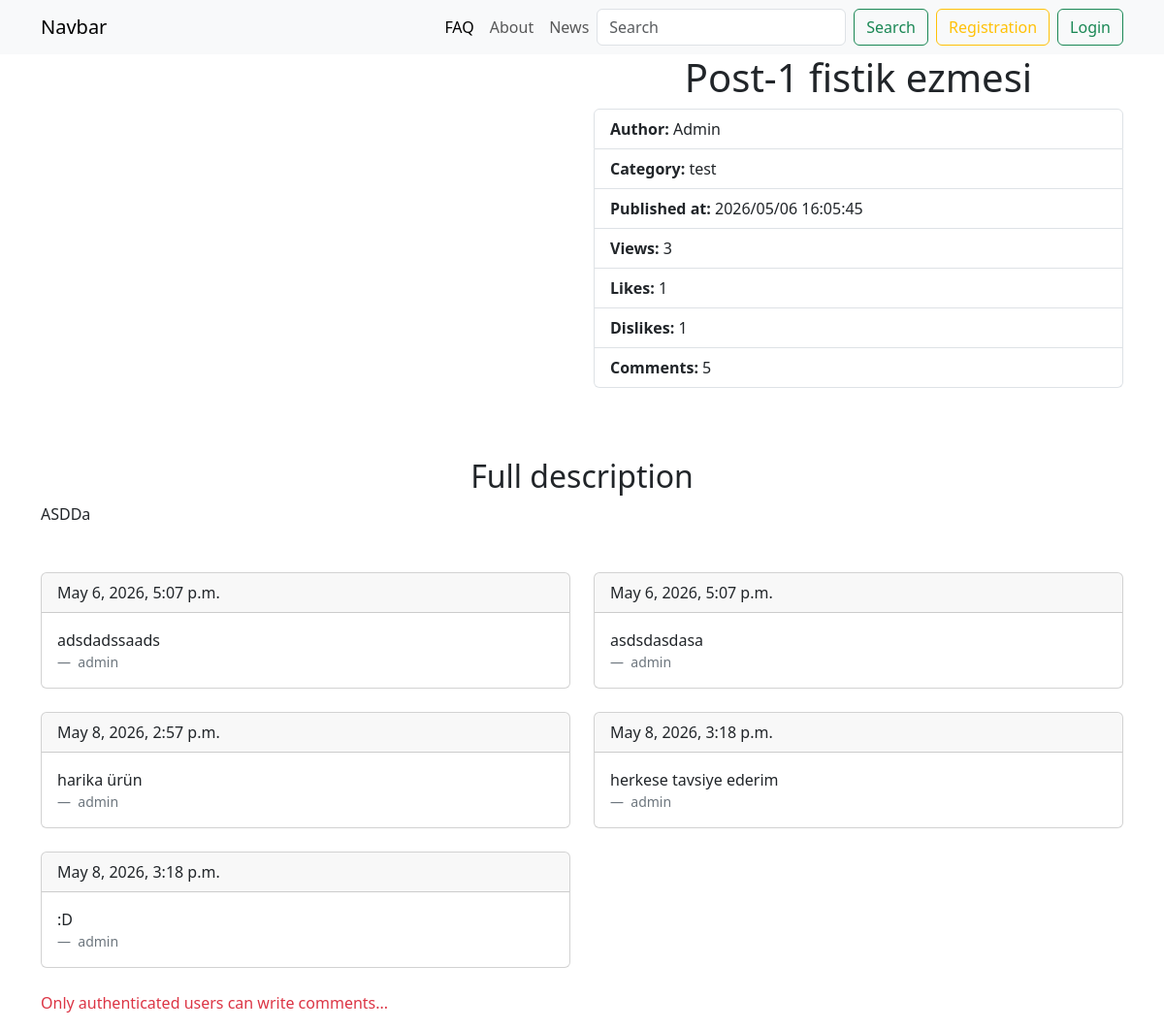
The app's page /news/fistik-ezmesi/ with its own data.
### apps/main/models.py (models this page shows, shortened)
class BaseModel(models.Model):
    created_at = models.DateTimeField(
        verbose_name="Data cozdaniya", auto_now_add="True")  # 2026-04-09 15:10
    updated_at = models.DateField(
        verbose_name="Data izmeneniya", auto_now_add="True")
    class Meta:
        abstract = True  # makes it so that this model is not added to the database / abstract model

class Post(BaseModel):
    title = models.CharField(
        max_length=100, verbose_name="nazvaniye", unique=True)
    slug = models.SlugField(max_length=140, verbose_name="Slag", unique=True)
    short_description = models.TextField(verbose_name="Kratkoe opisaniye")
    full_description = models.TextField(
        verbose_name="polnoye opisaniye", null=True, blank=True)
    preview = models.ImageField(
        upload_to="media/previews/%y/%m/%d", verbose_name="prev'iyu")
    views_quantity = models.IntegerField(
        default=0, verbose_name="Kol-vo prosmotrov")
    is_active = models.BooleanField(default=True, verbose_name="Aktivna")
    author = models.ForeignKey(
        "auth.User", on_delete=models.CASCADE, verbose_name="pol'zovatel'")
    category = models.ForeignKey(
        Category, on_delete=models.CASCADE, verbose_name="Kategoriya")
    class Meta:
        verbose_name = "post"
        verbose_name_plural = "Posts"

class Category(BaseModel):
    name = models.CharField(max_length=100, unique=True,
                            verbose_name="Nazvaniye")
    slug = models.SlugField(max_length=120, unique=True,
                            verbose_name="Korotkaya cc'lka")
    is_active = models.BooleanField(default=True, verbose_name="Aktivna")
    class Meta:
        verbose_name = "kategoriya"
        verbose_name_plural = "Kategorii"

class PostLike(BaseModel):
    user=models.ManyToManyField("auth.User", related_name="likes") #admin
    post=models.OneToOneField(Post, on_delete=models.CASCADE, verbose_name="post", related_name="likes") #post

class PostDislike(BaseModel):
    user=models.ManyToManyField("auth.User", related_name="dislikes")
    post=models.OneToOneField(Post, on_delete=models.CASCADE, verbose_name="post", related_name="dislikes")

class PostComment(BaseModel):
    user = models.ForeignKey("auth.User", on_delete=models.CASCADE, verbose_name="pol'zovatel'",
                             related_name="comments")
    post = models.ForeignKey(Post, on_delete=models.CASCADE, verbose_name="post",
                             related_name="statiya")
    content = models.TextField(verbose_name="kommentariy")
    created_at = models.DateTimeField(
        verbose_name="data sozdaniya", auto_now_add=True)
    updated_at = models.DateTimeField(
        verbose_name="data izmeneniya", auto_now=True)
    class Meta:
        verbose_name = "kommentariy posta"
        verbose_name_plural = "Kommentarii postov"

### apps/main/views.py (the view, shortened to what this page needs)
# urls.py: path("news/<slug:slug>/", views.show_post_detail_page, name="news-detail"),
def show_post_detail_page(request, slug):
    post = get_object_or_404(Post, slug=slug)
    context = {
        "post": post
    }
    return render(request, "main/news_detail.html", context)

### apps/main/templates/main/news_detail.html (shortened to what this page needs)
{% extends 'base.html' %}
{% block extra_css %}
<link rel="stylesheet" href="https://cdn.jsdelivr.net/npm/swiper@12/swiper-bundle.min.css" />
{% endblock %}
{% block content %}
<div class="container">
    <div class="row">
        <div class="col-6">
            <div style="--swiper-navigation-color: #fff; --swiper-pagination-color: #fff" class="swiper mySwiper2">
                <div class="swiper-wrapper">
                </div>
            </div>
            <div thumbsSlider="" class="swiper mySwiper">
                <div class="swiper-wrapper">
                </div>
            </div>
        </div>
        <div class="col-6">
            <h1 class="text-center">{{ post.title }}</h1>
            <ul class="list-group list-group-action">
                <li class="list-group-item list-group-item-action">
                    <b>Author: </b> {{ post.author.username|title }}
                </li>
                <li class="list-group-item list-group-item-action">
                    <b>Category: </b> {{ post.category.name }}
                </li>
                <li class="list-group-item list-group-item-action">
                    <b>Published at: </b> {{ post.created_at|date:"Y/m/d H:m:s" }}
                </li>
                <li class="list-group-item list-group-item-action">
                    <b>Views: </b> {{ post.views_quantity }}
                </li>
                <li class="list-group-item list-group-item-action">
                    <b>Likes: </b> {{post.likes.user.count}}
                </li>
                <li class="list-group-item list-group-item-action">
                    <b>Dislikes: </b> {{post.dislikes.user.count}}
                </li>
                <li class="list-group-item list-group-item-action">
                    <b>Comments: </b> {{post.statiya.count}}
                </li>
            </ul>
        </div>
    </div>
    <div class="mt-5">
        <h2 class="text-center">Full description</h2>
        <p>{{ post.full_description }}</p>
    </div>
<div class="mt-5">
    <div class="row g-4">
        {% for comment in post.statiya.all %}
        <div class="col-md-6">
            <div class="card h-100"> <div class="card-header">
                    {{ comment.created_at }}
                </div>
                <div class="card-body">
                    <figure class="mb-0">
                        <blockquote class="blockquote">
                            <p class="fs-6">{{ comment.content }}</p>
                        </blockquote>
                        <figcaption class="blockquote-footer mb-0">
                            {{ comment.user }}
                        </figcaption>
                    </figure>
                </div>
            </div>
        </div>
        {% empty %}
        <div class="col-12">
            <p class="text-muted">No comments yet...</p>
        </div>
        {% endfor %}
    </div> {% if request.user.is_authenticated %}
    <form action="" method="post" class="mt-5">
        {% csrf_token %}
        <label for="" class="form-label fw-bold">Leave a Comment</label>
        <textarea required placeholder="Your comment..." name="post_comment" id="" cols="30" rows="4"
            class="form-control"></textarea>
        <button class="btn btn-primary mt-3">Submit</button>
    </form>
    {% else %}
    <p class="mt-4 text-danger">Only authenticated users can write comments...</p>
    {% endif%}
</div>
{%endblock%}

### apps/main/templates/main/news_detail.html (style rules this page uses)
.swiper { width: 100%; height: 100%; }
.swiper { width: 100%; height: 300px; margin-left: auto; margin-right: auto; }
.mySwiper2 { height: 80%; width: 100%; }
.mySwiper { height: 20%; box-sizing: border-box; padding: 10px 0; }

### records on screen
Post: title "Post-1 fistik ezmesi", author.username "Admin", category.name "test", created_at "2026/05/06 16:05:45", views_quantity "3", likes.user.count "1", dislikes.user.count "1", statiya.count "5", full_description "ASDDa"
PostComment: created_at "May 6, 2026, 5:07 p.m.", content "adsdadssaads", user "admin"
PostComment: created_at "May 6, 2026, 5:07 p.m.", content "asdsdasdasa", user "admin"
PostComment: created_at "May 8, 2026, 2:57 p.m.", content "harika ürün", user "admin"
PostComment: created_at "May 8, 2026, 3:18 p.m.", content "herkese tavsiye ederim", user "admin"
PostComment: created_at "May 8, 2026, 3:18 p.m.", content ":D", user "admin"
